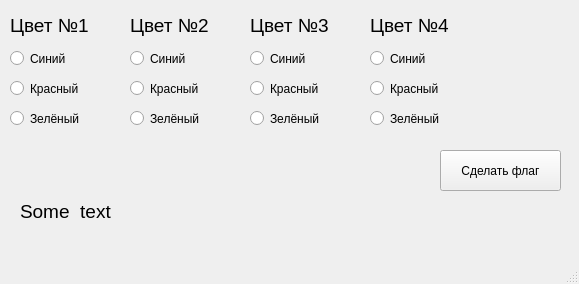
<?xml version="1.0" encoding="UTF-8"?>
<ui version="4.0">
 <class>MainWindow</class>
 <widget class="QMainWindow" name="MainWindow">
  <property name="geometry">
   <rect>
    <x>0</x>
    <y>0</y>
    <width>579</width>
    <height>284</height>
   </rect>
  </property>
  <property name="windowTitle">
   <string>MainWindow</string>
  </property>
  <widget class="QWidget" name="centralwidget">
   <widget class="QLabel" name="label">
    <property name="geometry">
     <rect>
      <x>10</x>
      <y>10</y>
      <width>131</width>
      <height>31</height>
     </rect>
    </property>
    <property name="toolTip">
     <string>&lt;html&gt;&lt;head/&gt;&lt;body&gt;&lt;p&gt;&lt;br/&gt;&lt;/p&gt;&lt;/body&gt;&lt;/html&gt;</string>
    </property>
    <property name="text">
     <string>&lt;html&gt;&lt;head/&gt;&lt;body&gt;&lt;p&gt;&lt;span style=&quot; font-size:14pt;&quot;&gt;Цвет №1&lt;/span&gt;&lt;/p&gt;&lt;/body&gt;&lt;/html&gt;</string>
    </property>
   </widget>
   <widget class="QLabel" name="label_2">
    <property name="geometry">
     <rect>
      <x>130</x>
      <y>10</y>
      <width>131</width>
      <height>31</height>
     </rect>
    </property>
    <property name="toolTip">
     <string>&lt;html&gt;&lt;head/&gt;&lt;body&gt;&lt;p&gt;&lt;br/&gt;&lt;/p&gt;&lt;/body&gt;&lt;/html&gt;</string>
    </property>
    <property name="text">
     <string>&lt;html&gt;&lt;head/&gt;&lt;body&gt;&lt;p&gt;&lt;span style=&quot; font-size:14pt;&quot;&gt;Цвет №2&lt;/span&gt;&lt;/p&gt;&lt;/body&gt;&lt;/html&gt;</string>
    </property>
   </widget>
   <widget class="QLabel" name="label_3">
    <property name="geometry">
     <rect>
      <x>250</x>
      <y>10</y>
      <width>131</width>
      <height>31</height>
     </rect>
    </property>
    <property name="toolTip">
     <string>&lt;html&gt;&lt;head/&gt;&lt;body&gt;&lt;p&gt;&lt;br/&gt;&lt;/p&gt;&lt;/body&gt;&lt;/html&gt;</string>
    </property>
    <property name="text">
     <string>&lt;html&gt;&lt;head/&gt;&lt;body&gt;&lt;p&gt;&lt;span style=&quot; font-size:14pt;&quot;&gt;Цвет №3&lt;/span&gt;&lt;/p&gt;&lt;/body&gt;&lt;/html&gt;</string>
    </property>
   </widget>
   <widget class="QLabel" name="label_4">
    <property name="geometry">
     <rect>
      <x>370</x>
      <y>10</y>
      <width>131</width>
      <height>31</height>
     </rect>
    </property>
    <property name="toolTip">
     <string>&lt;html&gt;&lt;head/&gt;&lt;body&gt;&lt;p&gt;&lt;br/&gt;&lt;/p&gt;&lt;/body&gt;&lt;/html&gt;</string>
    </property>
    <property name="text">
     <string>&lt;html&gt;&lt;head/&gt;&lt;body&gt;&lt;p&gt;&lt;span style=&quot; font-size:14pt;&quot;&gt;Цвет №4&lt;/span&gt;&lt;/p&gt;&lt;/body&gt;&lt;/html&gt;</string>
    </property>
   </widget>
   <widget class="QRadioButton" name="radioButton">
    <property name="geometry">
     <rect>
      <x>10</x>
      <y>50</y>
      <width>82</width>
      <height>17</height>
     </rect>
    </property>
    <property name="text">
     <string>Синий</string>
    </property>
    <attribute name="buttonGroup">
     <string notr="true">buttonGroup</string>
    </attribute>
   </widget>
   <widget class="QRadioButton" name="radioButton_2">
    <property name="geometry">
     <rect>
      <x>10</x>
      <y>80</y>
      <width>82</width>
      <height>17</height>
     </rect>
    </property>
    <property name="text">
     <string>Красный</string>
    </property>
    <attribute name="buttonGroup">
     <string notr="true">buttonGroup</string>
    </attribute>
   </widget>
   <widget class="QRadioButton" name="radioButton_3">
    <property name="geometry">
     <rect>
      <x>10</x>
      <y>110</y>
      <width>82</width>
      <height>17</height>
     </rect>
    </property>
    <property name="text">
     <string>Зелёный</string>
    </property>
    <attribute name="buttonGroup">
     <string notr="true">buttonGroup</string>
    </attribute>
   </widget>
   <widget class="QRadioButton" name="radioButton_4">
    <property name="geometry">
     <rect>
      <x>130</x>
      <y>110</y>
      <width>82</width>
      <height>17</height>
     </rect>
    </property>
    <property name="text">
     <string>Зелёный</string>
    </property>
    <attribute name="buttonGroup">
     <string notr="true">buttonGroup_2</string>
    </attribute>
   </widget>
   <widget class="QRadioButton" name="radioButton_5">
    <property name="geometry">
     <rect>
      <x>130</x>
      <y>80</y>
      <width>82</width>
      <height>17</height>
     </rect>
    </property>
    <property name="text">
     <string>Красный</string>
    </property>
    <attribute name="buttonGroup">
     <string notr="true">buttonGroup_2</string>
    </attribute>
   </widget>
   <widget class="QRadioButton" name="radioButton_6">
    <property name="geometry">
     <rect>
      <x>130</x>
      <y>50</y>
      <width>82</width>
      <height>17</height>
     </rect>
    </property>
    <property name="text">
     <string>Синий</string>
    </property>
    <attribute name="buttonGroup">
     <string notr="true">buttonGroup_2</string>
    </attribute>
   </widget>
   <widget class="QRadioButton" name="radioButton_7">
    <property name="geometry">
     <rect>
      <x>250</x>
      <y>110</y>
      <width>82</width>
      <height>17</height>
     </rect>
    </property>
    <property name="text">
     <string>Зелёный</string>
    </property>
    <attribute name="buttonGroup">
     <string notr="true">buttonGroup_3</string>
    </attribute>
   </widget>
   <widget class="QRadioButton" name="radioButton_8">
    <property name="geometry">
     <rect>
      <x>250</x>
      <y>80</y>
      <width>82</width>
      <height>17</height>
     </rect>
    </property>
    <property name="text">
     <string>Красный</string>
    </property>
    <attribute name="buttonGroup">
     <string notr="true">buttonGroup_3</string>
    </attribute>
   </widget>
   <widget class="QRadioButton" name="radioButton_9">
    <property name="geometry">
     <rect>
      <x>250</x>
      <y>50</y>
      <width>82</width>
      <height>17</height>
     </rect>
    </property>
    <property name="text">
     <string>Синий</string>
    </property>
    <attribute name="buttonGroup">
     <string notr="true">buttonGroup_3</string>
    </attribute>
   </widget>
   <widget class="QRadioButton" name="radioButton_10">
    <property name="geometry">
     <rect>
      <x>370</x>
      <y>110</y>
      <width>82</width>
      <height>17</height>
     </rect>
    </property>
    <property name="text">
     <string>Зелёный</string>
    </property>
    <attribute name="buttonGroup">
     <string notr="true">buttonGroup_4</string>
    </attribute>
   </widget>
   <widget class="QRadioButton" name="radioButton_11">
    <property name="geometry">
     <rect>
      <x>370</x>
      <y>80</y>
      <width>82</width>
      <height>17</height>
     </rect>
    </property>
    <property name="text">
     <string>Красный</string>
    </property>
    <attribute name="buttonGroup">
     <string notr="true">buttonGroup_4</string>
    </attribute>
   </widget>
   <widget class="QRadioButton" name="radioButton_12">
    <property name="geometry">
     <rect>
      <x>370</x>
      <y>50</y>
      <width>82</width>
      <height>17</height>
     </rect>
    </property>
    <property name="text">
     <string>Синий</string>
    </property>
    <attribute name="buttonGroup">
     <string notr="true">buttonGroup_4</string>
    </attribute>
   </widget>
   <widget class="QPushButton" name="pushButton">
    <property name="geometry">
     <rect>
      <x>440</x>
      <y>150</y>
      <width>121</width>
      <height>41</height>
     </rect>
    </property>
    <property name="text">
     <string>Сделать флаг</string>
    </property>
   </widget>
   <widget class="QLabel" name="label_5">
    <property name="geometry">
     <rect>
      <x>20</x>
      <y>200</y>
      <width>411</width>
      <height>20</height>
     </rect>
    </property>
    <property name="text">
     <string>&lt;html&gt;&lt;head/&gt;&lt;body&gt;&lt;p&gt;&lt;span style=&quot; font-size:14pt;&quot;&gt;Some_text&lt;/span&gt;&lt;/p&gt;&lt;/body&gt;&lt;/html&gt;</string>
    </property>
   </widget>
  </widget>
  <widget class="QMenuBar" name="menubar">
   <property name="geometry">
    <rect>
     <x>0</x>
     <y>0</y>
     <width>579</width>
     <height>21</height>
    </rect>
   </property>
  </widget>
  <widget class="QStatusBar" name="statusbar"/>
 </widget>
 <resources/>
 <connections/>
 <buttongroups>
  <buttongroup name="buttonGroup_3"/>
  <buttongroup name="buttonGroup_4"/>
  <buttongroup name="buttonGroup"/>
  <buttongroup name="buttonGroup_2"/>
 </buttongroups>
</ui>
